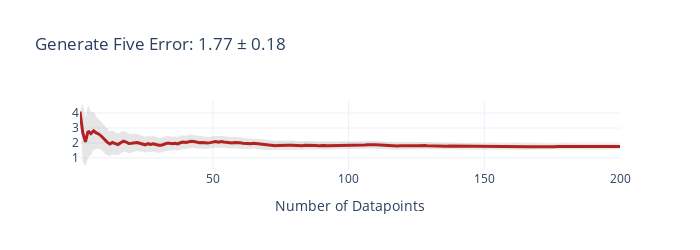
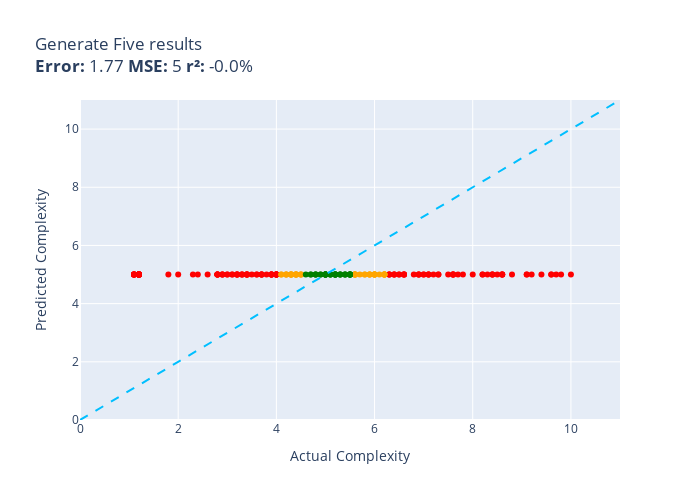

The cell these charts' notebook holds for them, in order:
### Code cell
def generate_five(item):
    return 5


evaluate(generate_five, test_set, size=test_size)

### Figure 1 — Plotly figure (JSON) as saved in the notebook; plotly's stock layout.template omitted (floating-point values rounded to 4 significant figures; data arrays with more than 128 entries replaced by an {"elided": "..."} marker saying what was removed)
{"data": [{"fill": "toself", "fillcolor": "rgba(128,128,128,0.2)", "hoverinfo": "skip", "line": {"color": "rgba(255,255,255,0)"}, "name": "95% CI", "showlegend": false, "type": "scatter", "x": {"elided": "400 int values"}, "y": {"elided": "400 float values"}}, {"customdata": {"elided": "200x1 float values"}, "hovertemplate": "n=%{x}<br>Avg Error=%{y:,.2f}<br>±95% CI=%{customdata[0]:,.2f}<extra></extra>", "line": {"color": "firebrick", "width": 3}, "mode": "lines", "name": "Cumulative Avg Error", "type": "scatter", "x": {"elided": "200 int values"}, "y": {"elided": "200 float values"}}], "layout": {"height": 250, "showlegend": false, "title": {"text": "Generate Five Error: 1.77 ± 0.18"}, "width": 700, "xaxis": {"title": {"text": "Number of Datapoints"}}}}

### Figure 2 — Plotly figure (JSON) as saved in the notebook; plotly's stock layout.template omitted (floating-point values rounded to 4 significant figures)
{"data": [{"customdata": [["(function (stmt, cfg) { this.log(\"saveSt...<br>Guess=5.0 Actual=9.1"], ["const processConfig = (config) => { // m...<br>Guess=5.0 Actual=6.3"], ["const decojs = (str) => { var i , curCha...<br>Guess=5.0 Actual=10.0"], ["const leaveFromCurrentSegment = (analyze...<br>Guess=5.0 Actual=3.1"], ["const implement = (classDefinition, prot...<br>Guess=5.0 Actual=1.2"], ["const parent = () => { var ce = this.con...<br>Guess=5.0 Actual=3.2"], ["(function (propagate) { // PROFILING // ...<br>Guess=5.0 Actual=7.0"], ["(function (params) { var algorithm = par...<br>Guess=5.0 Actual=8.2"], ["const use = (plugin, options) => { utils...<br>Guess=5.0 Actual=4.0"], ["(function (args) { var sectionMacro = th...<br>Guess=5.0 Actual=4.0"], ["const checkGroup = (nodes) => { const no...<br>Guess=5.0 Actual=1.1"], ["(function(s) { s = tinymce.trim(s); func...<br>Guess=5.0 Actual=1.2"], ["(function(length, opt) { var segments = ...<br>Guess=5.0 Actual=7.2"], ["(function(obj) { var pruned = {}; _.each...<br>Guess=5.0 Actual=2.4"], ["(function (out) { var cfg = this._cfg; v...<br>Guess=5.0 Actual=7.6"], ["const iterateKeys = () => { var obj = ge...<br>Guess=5.0 Actual=1.2"], ["(function(rm, oRoadMap, oStep, aAddition...<br>Guess=5.0 Actual=8.4"], ["const hasLanguageChanged = ( languageSet...<br>Guess=5.0 Actual=2.9"], ["const getWeight = (labels, labelWeight) ...<br>Guess=5.0 Actual=1.1"], ["const runScript = (code) => { var anchor...<br>Guess=5.0 Actual=1.1"], ["const isMissingTerms = (file) => { var c...<br>Guess=5.0 Actual=3.0"], ["const createNav = (sources) => { const d...<br>Guess=5.0 Actual=1.8"], ["(function (type, para) { // avoid floodi...<br>Guess=5.0 Actual=9.6"], ["(function(req, res) { var params = URL.p...<br>Guess=5.0 Actual=1.2"], ["const moveSelection = (forward, reset) =...<br>Guess=5.0 Actual=8.6"], ["(function(r, g, b, a) { var rgb = [r, g,...<br>Guess=5.0 Actual=1.1"], ["const default_deduplicator = (objectA, o...<br>Guess=5.0 Actual=3.7"], ["const compareComponents = (a, b) => { co...<br>Guess=5.0 Actual=2.8"], ["const pongOnTheFlyCreModalFromMeta = (id...<br>Guess=5.0 Actual=4.0"], ["const executableBy = (file, user) => { i...<br>Guess=5.0 Actual=3.4"], ["(function($item, e) { var self = this; v...<br>Guess=5.0 Actual=8.4"], ["const getFormatterResults = () => { cons...<br>Guess=5.0 Actual=1.2"], ["const getTypeForVariableLikeDeclaration ...<br>Guess=5.0 Actual=8.8"], ["const updateElement = ( element, status ...<br>Guess=5.0 Actual=9.2"], ["const _Markdown_formatOptions = (options...<br>Guess=5.0 Actual=3.7"], ["function installRequirementsIfNeeded( se...<br>Guess=5.0 Actual=8.6"], ["(function (out, statement) { var statnam...<br>Guess=5.0 Actual=7.1"], ["(function (name, languages) { var langua...<br>Guess=5.0 Actual=4.0"], ["const activateSender = (callback, sender...<br>Guess=5.0 Actual=3.4"], ["(function(routePrefix) { if(routePrefix=...<br>Guess=5.0 Actual=3.6"], ["const makeFunctionWrapper = (original, f...<br>Guess=5.0 Actual=1.2"], ["const wrapSelfAndSiblingsInDefaultBlock ...<br>Guess=5.0 Actual=6.3"], ["const create_meta_info = (meta_title, me...<br>Guess=5.0 Actual=4.0"], ["const isKeyword = (id) => { switch (id.l...<br>Guess=5.0 Actual=7.6"], ["const getConfigElement = (name) => { che...<br>Guess=5.0 Actual=2.0"], ["(function (propertyName) { if (this.isOb...<br>Guess=5.0 Actual=2.9"], ["(function (gl, image, wrapMode) { if (!g...<br>Guess=5.0 Actual=7.1"], ["const oauthErrorHandler = (err,req,res,n...<br>Guess=5.0 Actual=3.3"], ["(function(err){ if(!err){ var address = ...<br>Guess=5.0 Actual=3.4"], ["const computeStackTrace = (ex, depth) =>...<br>Guess=5.0 Actual=6.4"], ["const defaultConfiguration = (config) =>...<br>Guess=5.0 Actual=3.0"], ["const deserialize = (str) => { let dlen ...<br>Guess=5.0 Actual=9.1"], ["const wrapSelfAndSiblingsInDefaultBlock ...<br>Guess=5.0 Actual=7.3"], ["(function () { var axisExtent = this._ex...<br>Guess=5.0 Actual=2.8"], ["const eq = (a, b, stack) => { // Identic...<br>Guess=5.0 Actual=9.4"], ["(function(path_config) { var view, i = 0...<br>Guess=5.0 Actual=6.4"], ["const resolveEntityName = (name, meaning...<br>Guess=5.0 Actual=6.9"], ["(function (cb, res, errorId) { try { if ...<br>Guess=5.0 Actual=6.4"], ["(function(removeTarget) { var me = this,...<br>Guess=5.0 Actual=2.8"], ["const makeEvent = (entry, hostname) => {...<br>Guess=5.0 Actual=1.2"], ["const getReference = ( referenceFile ) =...<br>Guess=5.0 Actual=6.6"], ["(function () { var clearedIntersectedEls...<br>Guess=5.0 Actual=8.2"], ["const convertGeopoint = (point) => { con...<br>Guess=5.0 Actual=6.8"], ["(function (legend, item) { var spacing =...<br>Guess=5.0 Actual=7.3"], ["(function (selector, context) { var self...<br>Guess=5.0 Actual=7.6"], ["(function(name, value, options) { var co...<br>Guess=5.0 Actual=3.3"], ["(function(isInstant) { if (this._lastDra...<br>Guess=5.0 Actual=2.9"], ["(function(options, success, response) { ...<br>Guess=5.0 Actual=6.6"], ["(function(editorContext, context, astMan...<br>Guess=5.0 Actual=7.8"], ["const buildViewAttribsSpecial = ( attNam...<br>Guess=5.0 Actual=9.7"], ["const isGlob = (candidate) => { if (type...<br>Guess=5.0 Actual=1.1"], ["const Decoder = (opts) => { if (!(this i...<br>Guess=5.0 Actual=3.9"], ["const makeAttributes = (attrs) => { let ...<br>Guess=5.0 Actual=3.4"], ["const serialize = () => { var serialized...<br>Guess=5.0 Actual=1.2"], ["const collectionUpdate = (collection, re...<br>Guess=5.0 Actual=1.2"], ["const tableFromMethods = (methodsArr) =>...<br>Guess=5.0 Actual=1.2"], ["const computeURL = () => { var url = $(i...<br>Guess=5.0 Actual=2.3"], ["const render = (element, opts) => { opts...<br>Guess=5.0 Actual=9.6"], ["const stripProjectRoot = (projectRoot, f...<br>Guess=5.0 Actual=3.7"], ["(function(language_slug, project_slug, r...<br>Guess=5.0 Actual=8.6"], ["const isValid = (type, value) => { switc...<br>Guess=5.0 Actual=8.5"], ["const getReference = (model, embed, logg...<br>Guess=5.0 Actual=3.2"], ["(function() { var flashBridge = _flashSt...<br>Guess=5.0 Actual=3.9"], ["const decode = (mgrsString) => { if (mgr...<br>Guess=5.0 Actual=8.4"], ["(function() { var context = this.loopCon...<br>Guess=5.0 Actual=6.6"], ["const roundSHA1 = (block, H) => { var W ...<br>Guess=5.0 Actual=7.0"], ["(function(cells, reflow) { var columnInd...<br>Guess=5.0 Actual=3.6"], ["const fitWithPointLabels = (scale) => { ...<br>Guess=5.0 Actual=6.5"], ["const removeUnUseDecl = (decl, toRemoveP...<br>Guess=5.0 Actual=3.1"], ["const getIntersectRect = () => { let n =...<br>Guess=5.0 Actual=6.9"], ["(function (referencePath, baseLogicalPat...<br>Guess=5.0 Actual=1.2"], ["const _gpfDispatchEvent = (event, params...<br>Guess=5.0 Actual=4.0"], ["const loadModule = (modulePath, moduleSt...<br>Guess=5.0 Actual=6.9"], ["const min = (array) => { var length = ar...<br>Guess=5.0 Actual=3.2"], ["(function(name, value) { var self = this...<br>Guess=5.0 Actual=1.2"], ["(function (elems, context) { var oldFrag...<br>Guess=5.0 Actual=3.9"], ["(function(index, filters) { // We begin ...<br>Guess=5.0 Actual=7.1"], ["const JailedSite = (connection) => { thi...<br>Guess=5.0 Actual=1.1"], ["(function (evt, args) { var smList = thi...<br>Guess=5.0 Actual=3.8"], ["const loadConfig = (opts) => { if (opts ...<br>Guess=5.0 Actual=3.2"], ["(function(col, ray, angle) { var step, d...<br>Guess=5.0 Actual=6.5"], ["(function (index) { var carousel = this,...<br>Guess=5.0 Actual=3.9"], ["const processCondition = (condition, err...<br>Guess=5.0 Actual=4.0"], ["const QT_ARRAY_POP = (bounds, max_object...<br>Guess=5.0 Actual=3.5"], ["const toGradientData = (v1, v2, v3, v4, ...<br>Guess=5.0 Actual=9.8"], ["(function (source, callback, context) { ...<br>Guess=5.0 Actual=2.6"], ["const getSott = (callback, config, start...<br>Guess=5.0 Actual=1.2"], ["(function () { var bLoaded = sap.ui.getC...<br>Guess=5.0 Actual=1.1"], ["(function (line, options, redraw) { if (...<br>Guess=5.0 Actual=7.5"], ["(function(name, color, location, display...<br>Guess=5.0 Actual=2.8"], ["const verify = (node) => { const parentT...<br>Guess=5.0 Actual=3.4"], ["(function (e, target) { var pointer = th...<br>Guess=5.0 Actual=3.3"], ["const pathsort = (paths, sep, algorithm)...<br>Guess=5.0 Actual=1.2"], ["const addComparisonOperation = (field, v...<br>Guess=5.0 Actual=2.8"], ["(function(rm, oTable, oConfig) { oConfig...<br>Guess=5.0 Actual=8.0"], ["const getBaseParams = (params, base) => ...<br>Guess=5.0 Actual=3.7"], ["const dedupEdges = (edges, labels, useCo...<br>Guess=5.0 Actual=6.6"], ["const fix = (event) => { if (!('defaultP...<br>Guess=5.0 Actual=1.2"], ["(function (code, options) { var exports ...<br>Guess=5.0 Actual=7.6"], ["const extractToText = (strings) => { var...<br>Guess=5.0 Actual=8.6"], ["const BaseLayer = (document, group, raw)...<br>Guess=5.0 Actual=8.3"], ["(function(raw_directive) { var widget_co...<br>Guess=5.0 Actual=3.9"], ["const normalize = (obj) => { if (!obj.dt...<br>Guess=5.0 Actual=6.3"], ["(function (widgetName, widgetSkinObj) { ...<br>Guess=5.0 Actual=7.7"]], "hovertemplate": "%{customdata[0]}<extra></extra>", "legendgroup": "red", "marker": {"color": "red", "size": 6, "symbol": "circle"}, "mode": "markers", "name": "red", "orientation": "v", "showlegend": true, "type": "scatter", "x": [9.1, 6.3, 10.0, 3.1, 1.2, 3.2, 7.0, 8.2, 4.0, 4.0, 1.1, 1.2, 7.2, 2.4, 7.6, 1.2, 8.4, 2.9, 1.1, 1.1, 3.0, 1.8, 9.6, 1.2, 8.6, 1.1, 3.7, 2.8, 4.0, 3.4, 8.4, 1.2, 8.8, 9.2, 3.7, 8.6, 7.1, 4.0, 3.4, 3.6, 1.2, 6.3, 4.0, 7.6, 2.0, 2.9, 7.1, 3.3, 3.4, 6.4, 3.0, 9.1, 7.3, 2.8, 9.4, 6.4, 6.9, 6.4, 2.8, 1.2, 6.6, 8.2, 6.8, 7.3, 7.6, 3.3, 2.9, 6.6, 7.8, 9.7, 1.1, 3.9, 3.4, 1.2, 1.2, 1.2, 2.3, 9.6, 3.7, 8.6, 8.5, 3.2, 3.9, 8.4, 6.6, 7.0, 3.6, 6.5, 3.1, 6.9, 1.2, 4.0, 6.9, 3.2, 1.2, 3.9, 7.1, 1.1, 3.8, 3.2, 6.5, 3.9, 4.0, 3.5, 9.8, 2.6, 1.2, 1.1, 7.5, 2.8, 3.4, 3.3, 1.2, 2.8, 8.0, 3.7, 6.6, 1.2, 7.6, 8.6, 8.3, 3.9, 6.3, 7.7], "xaxis": "x", "y": [5, 5, 5, 5, 5, 5, 5, 5, 5, 5, 5, 5, 5, 5, 5, 5, 5, 5, 5, 5, 5, 5, 5, 5, 5, 5, 5, 5, 5, 5, 5, 5, 5, 5, 5, 5, 5, 5, 5, 5, 5, 5, 5, 5, 5, 5, 5, 5, 5, 5, 5, 5, 5, 5, 5, 5, 5, 5, 5, 5, 5, 5, 5, 5, 5, 5, 5, 5, 5, 5, 5, 5, 5, 5, 5, 5, 5, 5, 5, 5, 5, 5, 5, 5, 5, 5, 5, 5, 5, 5, 5, 5, 5, 5, 5, 5, 5, 5, 5, 5, 5, 5, 5, 5, 5, 5, 5, 5, 5, 5, 5, 5, 5, 5, 5, 5, 5, 5, 5, 5, 5, 5, 5, 5], "yaxis": "y"}, {"customdata": [["(function( normalized ) { // Attention: ...<br>Guess=5.0 Actual=4.2"], ["const describeKey = (e) => { var via = '...<br>Guess=5.0 Actual=6.2"], ["const functionEntry = (name) => { const ...<br>Guess=5.0 Actual=4.4"], ["const abstractDegreeCentrality = (assign...<br>Guess=5.0 Actual=6.0"], ["(function(patch) { // patch [key, null] ...<br>Guess=5.0 Actual=5.9"], ["const bintooctoutput = (bin) => { var le...<br>Guess=5.0 Actual=6.2"], ["const Mage = (mageRootModule) => { Event...<br>Guess=5.0 Actual=5.7"], ["const parse = (sValue) => { sValue = sVa...<br>Guess=5.0 Actual=5.9"], ["(function(value, silent) { var beforeRet...<br>Guess=5.0 Actual=6.2"], ["(function( startFunc, forced ) { var sel...<br>Guess=5.0 Actual=6.0"], ["(function (config) { config = config || ...<br>Guess=5.0 Actual=6.2"], ["const getToken = (options) => { return n...<br>Guess=5.0 Actual=4.4"], ["const Decoder = () => { var skip = 0 // ...<br>Guess=5.0 Actual=4.2"], ["const setbit = (key, offset, value, req)...<br>Guess=5.0 Actual=4.4"], ["(function(other) { var me = this.region(...<br>Guess=5.0 Actual=4.2"], ["(function(obj, name, callback) { var lis...<br>Guess=5.0 Actual=4.5"], ["const isBlockLikeStatement = (sourceCode...<br>Guess=5.0 Actual=4.3"], ["(function(options, extremes) { // if the...<br>Guess=5.0 Actual=6.0"], ["const reducer = () => { var state = argu...<br>Guess=5.0 Actual=6.0"], ["(function ( args, value, obj ) { args = ...<br>Guess=5.0 Actual=5.6"], ["(function (key, val, cfg) { this.log(\"sa...<br>Guess=5.0 Actual=6.0"], ["(function(options, success, response) { ...<br>Guess=5.0 Actual=6.1"], ["const validOptions = (options) => { cons...<br>Guess=5.0 Actual=4.5"], ["const Question = (name, message, options...<br>Guess=5.0 Actual=4.3"], ["const _join = () => { var sql = '', i = ...<br>Guess=5.0 Actual=5.8"], ["const householderTransform = (x) => { //...<br>Guess=5.0 Actual=4.1"], ["const notifyHook = (e) => { message_coun...<br>Guess=5.0 Actual=5.6"], ["(function(e) { el.off('mousemove'); elSl...<br>Guess=5.0 Actual=4.3"], ["const runQuery = (cursorFactory, filter,...<br>Guess=5.0 Actual=5.8"], ["(function(item) { var itemToSelect = ite...<br>Guess=5.0 Actual=5.6"], ["const buildQuery = (opts, globalSearch) ...<br>Guess=5.0 Actual=4.1"], ["(function () { var series = this, option...<br>Guess=5.0 Actual=4.4"], ["(function () { var gesture; var isGripAc...<br>Guess=5.0 Actual=6.2"], ["const _determineAutoPosition = (targetEl...<br>Guess=5.0 Actual=5.6"], ["(function(apiClient) { this.apiClient = ...<br>Guess=5.0 Actual=4.3"], ["(function (event) { var symbolName = sym...<br>Guess=5.0 Actual=5.6"], ["const PromiseResolutionHandlerFunction =...<br>Guess=5.0 Actual=4.4"], ["(function (create) { var above_id = this...<br>Guess=5.0 Actual=4.5"], ["const pattern = (rule, value, source, er...<br>Guess=5.0 Actual=4.3"], ["const init = (domainManager) => { _domai...<br>Guess=5.0 Actual=5.9"]], "hovertemplate": "%{customdata[0]}<extra></extra>", "legendgroup": "orange", "marker": {"color": "orange", "size": 6, "symbol": "circle"}, "mode": "markers", "name": "orange", "orientation": "v", "showlegend": true, "type": "scatter", "x": [4.2, 6.2, 4.4, 6.0, 5.9, 6.2, 5.7, 5.9, 6.2, 6.0, 6.2, 4.4, 4.2, 4.4, 4.2, 4.5, 4.3, 6.0, 6.0, 5.6, 6.0, 6.1, 4.5, 4.3, 5.8, 4.1, 5.6, 4.3, 5.8, 5.6, 4.1, 4.4, 6.2, 5.6, 4.3, 5.6, 4.4, 4.5, 4.3, 5.9], "xaxis": "x", "y": [5, 5, 5, 5, 5, 5, 5, 5, 5, 5, 5, 5, 5, 5, 5, 5, 5, 5, 5, 5, 5, 5, 5, 5, 5, 5, 5, 5, 5, 5, 5, 5, 5, 5, 5, 5, 5, 5, 5, 5], "yaxis": "y"}, {"customdata": [["(function() { var tok = this.expect('fil...<br>Guess=5.0 Actual=4.8"], ["const getLocation = () => { var trace = ...<br>Guess=5.0 Actual=5.5"], ["const generateOperations = (plural) => {...<br>Guess=5.0 Actual=5.2"], ["const operationId = (given, method, url,...<br>Guess=5.0 Actual=5.1"], ["const is_crossDomain = (url) => { var ru...<br>Guess=5.0 Actual=5.5"], ["function addSubscription (client, topic,...<br>Guess=5.0 Actual=5.0"], ["const compareWebhooks = (webhook, name, ...<br>Guess=5.0 Actual=5.5"], ["const initClient = (client) => { var ws ...<br>Guess=5.0 Actual=4.8"], ["(function (start, end, points, iMap, res...<br>Guess=5.0 Actual=5.5"], ["const getTemplateFromDomElement = (domEl...<br>Guess=5.0 Actual=5.0"], ["(function(type, args, obj) { var pageCou...<br>Guess=5.0 Actual=5.5"], ["(function(proposals) { // get rid of ext...<br>Guess=5.0 Actual=4.7"], ["(function (listener,evtObj) { if (!_.isF...<br>Guess=5.0 Actual=5.1"], ["const mountClassInstance = (workInProgre...<br>Guess=5.0 Actual=5.5"], ["(function(current_templates) { var i = 1...<br>Guess=5.0 Actual=5.4"], ["const getJsDocTagAtPosition = (sourceFil...<br>Guess=5.0 Actual=5.4"], ["(function ( buttonSet, wrapper ) { var b...<br>Guess=5.0 Actual=5.2"], ["const handleField = (name, value, option...<br>Guess=5.0 Actual=5.2"], ["const translateTemplates = (templates) =...<br>Guess=5.0 Actual=4.9"], ["const checkForSpaces = (node) => { const...<br>Guess=5.0 Actual=5.4"], ["(function(value) { switch (values.typeOf...<br>Guess=5.0 Actual=5.2"], ["(function(poly1, poly2, n, dist) { var a...<br>Guess=5.0 Actual=5.0"], ["(function(e) { this.touch.cur = 'draggin...<br>Guess=5.0 Actual=4.7"], ["const elementAtRectPoints = (element, re...<br>Guess=5.0 Actual=5.0"], ["(function(options) { var r = null; if (o...<br>Guess=5.0 Actual=5.0"], ["const querystringify = (obj, prefix) => ...<br>Guess=5.0 Actual=5.3"], ["(function () { var self = this; if (!sel...<br>Guess=5.0 Actual=4.6"], ["(function(source) { var copy, i, len, pr...<br>Guess=5.0 Actual=4.9"], ["const validate = (cmd, args, info) => { ...<br>Guess=5.0 Actual=5.3"], ["(function (renderer, text, x, y, stroke)...<br>Guess=5.0 Actual=5.1"], ["(function() { var context = this.tryCont...<br>Guess=5.0 Actual=5.3"], ["(function() { var ti, p, source; if(this...<br>Guess=5.0 Actual=5.0"], ["(function(column,isInv) { var mult = [];...<br>Guess=5.0 Actual=5.2"], ["const SfTimestamp = (epochSeconds, nanoS...<br>Guess=5.0 Actual=4.8"], ["const updateCenters = (data, clusterID, ...<br>Guess=5.0 Actual=5.2"], ["const _extensionsToAsn1 = (exts) => { //...<br>Guess=5.0 Actual=5.0"]], "hovertemplate": "%{customdata[0]}<extra></extra>", "legendgroup": "green", "marker": {"color": "green", "size": 6, "symbol": "circle"}, "mode": "markers", "name": "green", "orientation": "v", "showlegend": true, "type": "scatter", "x": [4.8, 5.5, 5.2, 5.1, 5.5, 5.0, 5.5, 4.8, 5.5, 5.0, 5.5, 4.7, 5.1, 5.5, 5.4, 5.4, 5.2, 5.2, 4.9, 5.4, 5.2, 5.0, 4.7, 5.0, 5.0, 5.3, 4.6, 4.9, 5.3, 5.1, 5.3, 5.0, 5.2, 4.8, 5.2, 5.0], "xaxis": "x", "y": [5, 5, 5, 5, 5, 5, 5, 5, 5, 5, 5, 5, 5, 5, 5, 5, 5, 5, 5, 5, 5, 5, 5, 5, 5, 5, 5, 5, 5, 5, 5, 5, 5, 5, 5, 5], "yaxis": "y"}, {"hoverinfo": "skip", "line": {"color": "deepskyblue", "dash": "dash", "width": 2}, "mode": "lines", "name": "y = x", "showlegend": false, "type": "scatter", "x": [0, 11], "y": [0, 11]}], "layout": {"height": 500, "legend": {"title": {"text": "color"}, "tracegroupgap": 0}, "showlegend": false, "title": {"text": "Generate Five results<br><b>Error:</b> 1.77 <b>MSE:</b> 5 <b>r²:</b> -0.0%"}, "width": 700, "xaxis": {"anchor": "y", "domain": [0, 1], "range": [0, 11], "title": {"text": "Actual Complexity"}}, "yaxis": {"anchor": "x", "domain": [0, 1], "range": [0, 11], "title": {"text": "Predicted Complexity"}}}}
